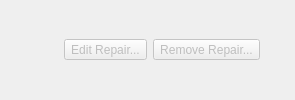
    <widget class="QWidget" name="widget_repair" native="true">
     <layout class="QHBoxLayout" name="horizontalLayout_6">
      <property name="topMargin">
       <number>4</number>
      </property>
      <property name="bottomMargin">
       <number>4</number>
      </property>
      <item>
       <widget class="QLabel" name="lbl_repair">
        <property name="textFormat">
         <enum>Qt::RichText</enum>
        </property>
       </widget>
      </item>
      <item>
       <spacer name="horizontalSpacer_3">
        <property name="orientation">
         <enum>Qt::Horizontal</enum>
        </property>
        <property name="sizeHint" stdset="0">
         <size>
          <width>40</width>
          <height>20</height>
         </size>
        </property>
       </spacer>
      </item>
      <item>
       <widget class="QToolButton" name="tbtn_edit_repair">
        <property name="enabled">
         <bool>false</bool>
        </property>
        <property name="sizePolicy">
         <sizepolicy hsizetype="Minimum" vsizetype="Fixed">
          <horstretch>0</horstretch>
          <verstretch>0</verstretch>
         </sizepolicy>
        </property>
        <property name="statusTip">
         <string>Edit the selected repair</string>
        </property>
        <property name="text">
         <string>Edit Repair...</string>
        </property>
        <property name="icon">
         <iconset resource="../rc/resources.qrc">
          <normaloff>:/images/images/repair_edit.png</normaloff>:/images/images/repair_edit.png</iconset>
        </property>
        <property name="iconSize">
         <size>
          <width>16</width>
          <height>16</height>
         </size>
        </property>
        <property name="toolButtonStyle">
         <enum>Qt::ToolButtonTextBesideIcon</enum>
        </property>
       </widget>
      </item>
      <item>
       <widget class="QToolButton" name="tbtn_remove_repair">
        <property name="enabled">
         <bool>false</bool>
        </property>
        <property name="sizePolicy">
         <sizepolicy hsizetype="Minimum" vsizetype="Fixed">
          <horstretch>0</horstretch>
          <verstretch>0</verstretch>
         </sizepolicy>
        </property>
        <property name="statusTip">
         <string>Remove the selected repair</string>
        </property>
        <property name="text">
         <string>Remove Repair...</string>
        </property>
        <property name="icon">
         <iconset resource="../rc/resources.qrc">
          <normaloff>:/images/images/repair_remove.png</normaloff>:/images/images/repair_remove.png</iconset>
        </property>
        <property name="iconSize">
         <size>
          <width>16</width>
          <height>16</height>
         </size>
        </property>
        <property name="toolButtonStyle">
         <enum>Qt::ToolButtonTextBesideIcon</enum>
        </property>
       </widget>
      </item>
      <item>
       <widget class="QPushButton" name="btn_clear_repair">
        <property name="maximumSize">
         <size>
          <width>18</width>
          <height>18</height>
         </size>
        </property>
        <property name="statusTip">
         <string>Clear selection</string>
        </property>
        <property name="icon">
         <iconset resource="../rc/resources.qrc">
          <normaloff>:/images/images/clear.png</normaloff>:/images/images/clear.png</iconset>
        </property>
        <property name="flat">
         <bool>true</bool>
        </property>
       </widget>
      </item>
     </layout>
    </widget>
